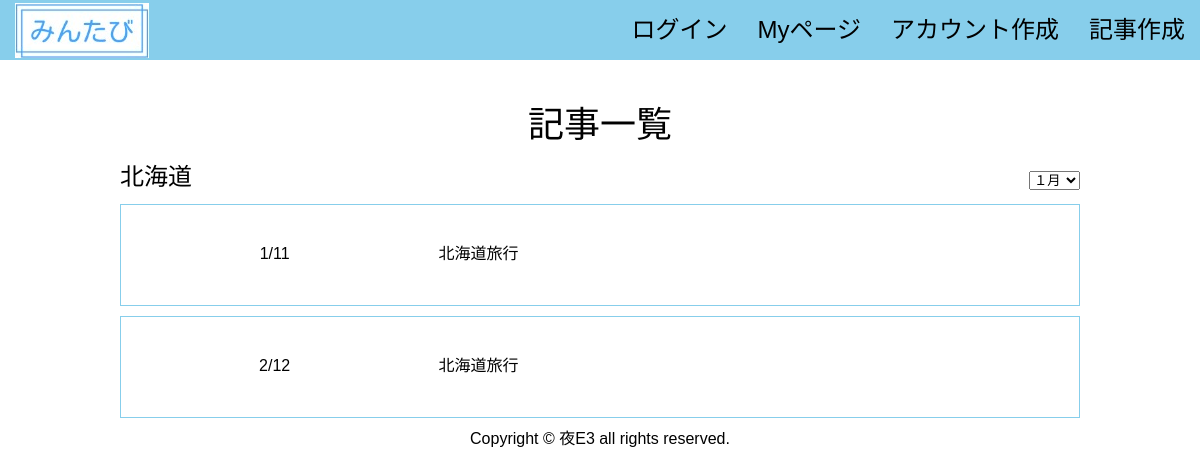
Before: /thread/1 with the older database file.
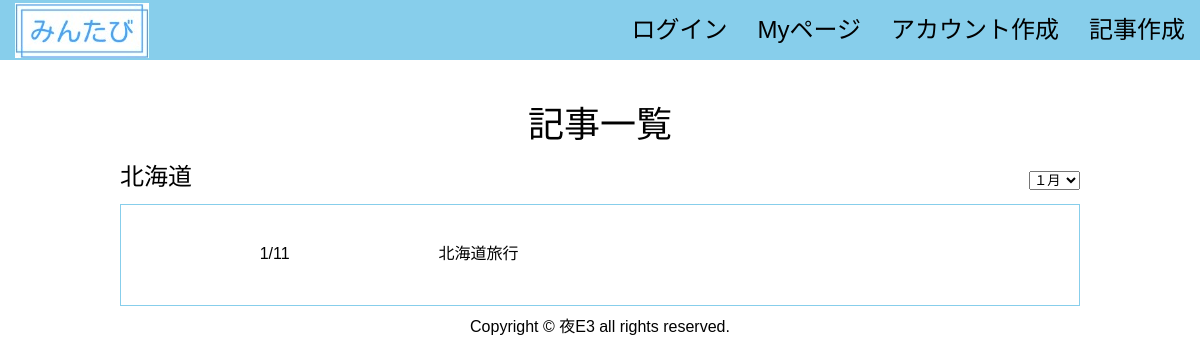
After: the same page with the newer database file.
### tables this page shows
CREATE TABLE "page" (
	"ID"	INTEGER PRIMARY KEY AUTOINCREMENT,
	"userID"	INTEGER,
	"editPASS"	TEXT,
	"title"	TEXT,
	"prefectures"	INTEGER,
	"month"	INTEGER,
	"date"	INTEGER,
	"flag"	INTEGER,
	"period"	TEXT
);

### app.py (the view)
@app.route('/thread/<int:areaid>', methods=["GET"])
def thread(areaid):
    conn = sqlite3.connect('flaskapp.db')
    c = conn.cursor()
    c.execute("select area from Prefecture where No=?", (areaid,))
    area = c.fetchone()
    c.execute(
        "select month, date, title from page where flag=0 and prefectures=?", (areaid,))
    page = []
    for row in c.fetchall():
        page.append({"month": row[0], "date": row[1], "title": row[2]})
    c.close()
    print(area)
    print(page)
    return render_template('thread.html', page=page, area=area)

### templates/thread.html (shortened to what this page needs)
<!DOCTYPE html>
{% extends 'base.html' %}
{% block content %}
    <div class="title">記事一覧</div>
    <div class="thread_box">
      <div class="area"><p>{{area[0]}}</p></div>
      <div class="month">
        <form action="#" method="post">
          <select name="month">
            <option value="1">１月</option>
          </select>
        </form>
      </div>
    </div>
   {% for item in page %}
   <div class="box1">
     <div class="item1">{{item["month"]}}/{{item["date"]}}</div>
     <div class="item2">{{item["title"]}}</div>
   </div>
   {% endfor %}
{% endblock %}

Changed rows visible on the page:
no longer on this page (row edited): page: month "2", date "12", title "北海道旅行"
